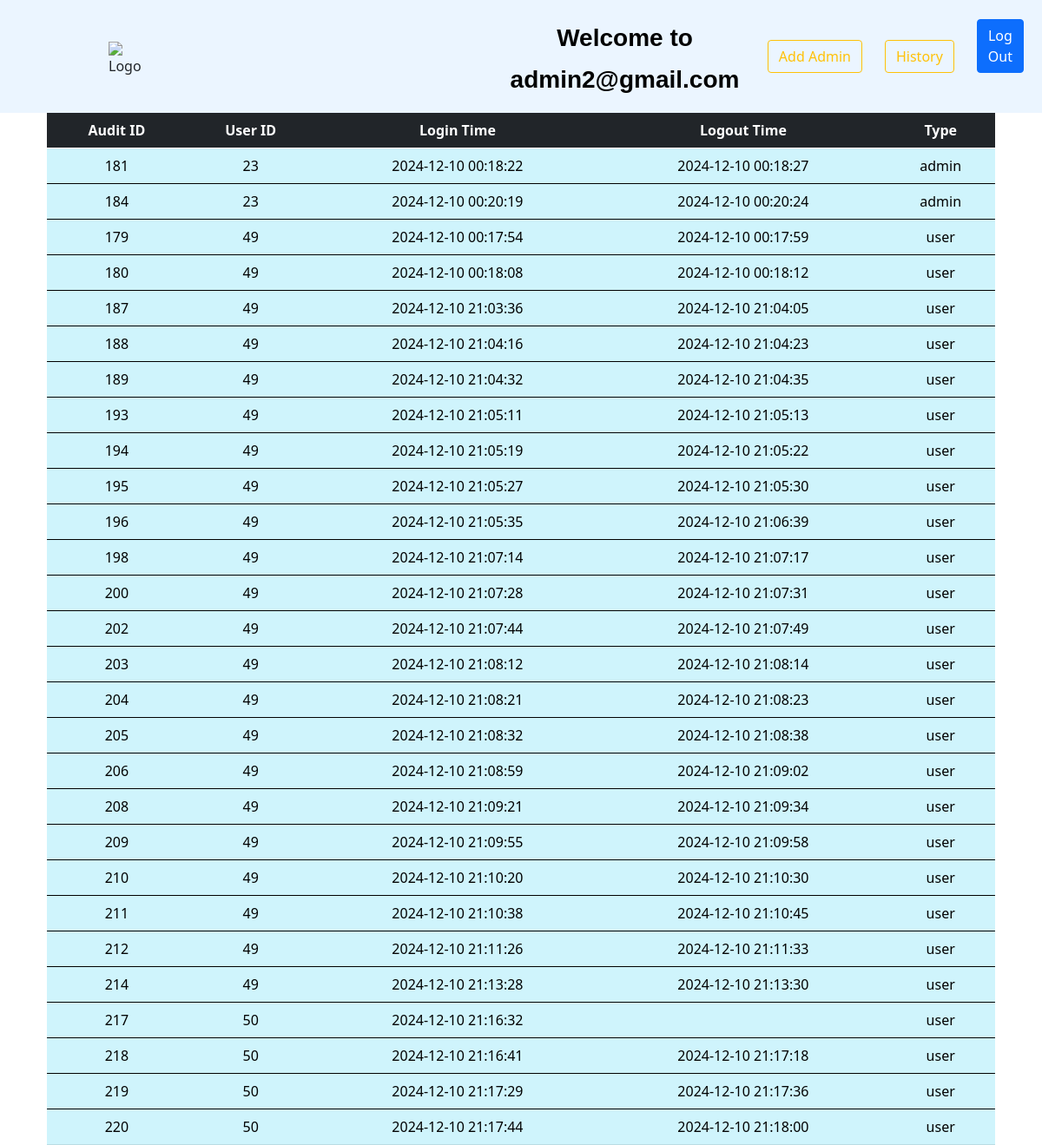
Screenshot of /history2.php (signed in) with the database file from the repository.
### tables this page shows
CREATE TABLE `audit_table` (
  `login_id` int(11) NOT NULL,
  `u_id` int(11) NOT NULL,
  `login_time` datetime NOT NULL,
  `type` varchar(20) NOT NULL,
  `logout_time` datetime DEFAULT NULL
);

### history2.php (the view, shortened to what this page needs)
<!DOCTYPE html>
<html lang="en">
<head>
    <link rel="stylesheet" href="sty.css" />
    <link href="https://cdn.jsdelivr.net/npm/bootstrap@5.3.3/dist/css/bootstrap.min.css" rel="stylesheet">
</head>
<body>
<div class="c">
<?php
include "adminheader.php";
include "conn.php";
$qry = "SELECT * FROM audit_table ORDER BY u_id ASC, login_id ASC";
$rs = mysqli_query($con, $qry);
if ($rs) {
    echo "<div class='container mt-4'>";
    echo "<table class='table table-info table-hover text-center'>";
    echo "<thead class='table table-dark'><tr><th>Audit ID</th><th>User ID</th><th>Login Time</th><th>Logout Time</th><th>Type</th></tr></thead>";
    while ($val = mysqli_fetch_assoc($rs)) {
        echo "<tbody><tr>";
        echo "<td>".$val["login_id"]."</td>";
        echo "<td>".$val["u_id"]."</td>";
        echo "<td>".$val["login_time"]."</td>";
        echo "<td>".$val["logout_time"]."</td>";
        echo "<td>".$val["type"]."</td>";
        echo "</tr></tbody>";
    }
    echo "</table></div>";
} else {
    echo "Error executing query: " . mysqli_error($con);
}
?>
</div>
</body>
</html>

### adminheader.php (shortened to what this page needs)
<!DOCTYPE html>
<html lang="en">
<head>
    <?php include("links.php"); ?>
</head>
<body>
    <div class="header">
        <div class="logo">
            <img src="./image/logo2.png" alt="Logo">
        </div>
        <h1 style="text-align: center; font-family: 'Arial', sans-serif; font-weight: bold; color: #333; margin-top: -20px;margin-left: 425px">
    <span style="color: black; font-size: 28px;">
        Welcome to  <?php echo htmlspecialchars($_SESSION['adminloginid'] ?? ''); ?>
    </span>
</h1>
        <div class="nav">
        <div class="btn">
                <a href="admin_register.php">
                    <button type="button" class="btn btn-outline-warning">Add Admin</button>
                </a>
            </div>
            <div class="btn">
                <a href="history2.php">
                    <button type="button" class="btn btn-outline-warning">History</button>
                </a>
            </div>
        </div>
        <form method="post">
        <div class="btn">
    <button class="btn btn-primary me-md-2" name="out" type="submit">
        <a href="logout2.php" class="logout-link">Log Out</a>
    </button>
</div>
        </form>
    </div>
</body>
</html>

### links.php (shortened to what this page needs)
<link rel="stylesheet" href="sty.css" />
    <link href="https://cdn.jsdelivr.net/npm/bootstrap@5.3.3/dist/css/bootstrap.min.css" rel="stylesheet">
    <link href="https://cdn.jsdelivr.net/npm/bootstrap@5.0.2/dist/css/bootstrap.min.css" rel="stylesheet">

### sty.css (style rules this page uses)
* { margin: 0; padding: 0; }
html body { height: 100%; }
body { display: flex; flex-direction: column; }
.header { display: flex; padding: 15px 0; z-index: 10; height: 130px; width: 100%; background-color: #ebf5ff; position: fixed; top: 0; }
.logo { margin-left: 25px; width: 400px; height: 120px; align-content: center; background-size: cover; }
img { padding-left: 100px; margin-bottom: 15px; }
.nav { width: 1520px; display: flex; align-items: center; justify-content: flex-end; }
h1 { padding-top: 20px; text-align: center; font-size: 35px; font: optional; font-family: 'Lucida Sans', 'Lucida Sans Regular', 'Lucida Grande', 'Lucida Sans Unicode', Geneva, Verdana, sans-serif; font-weight: bold; }
.container { margin-top: 25px; height: 300px; display: flex; justify-content: center; gap: 10; }
body { font-family: Arial, sans-serif; margin: 0; padding: 0; background-color: #f4f4f4; }

### history2.php (style rules this page uses)
.c { justify-content: center; align-items: center; min-height: 100vh; }

### adminheader.php (style rules this page uses)
.logout-link { text-decoration: none; color: inherit; }

### rows the page displays
audit_table: login_id "181", u "23", login_time "2024-12-10 00:18:22", logout_time "2024-12-10 00:18:27", type "admin"
audit_table: login_id "184", u "23", login_time "2024-12-10 00:20:19", logout_time "2024-12-10 00:20:24", type "admin"
audit_table: login_id "179", u "49", login_time "2024-12-10 00:17:54", logout_time "2024-12-10 00:17:59", type "user"
audit_table: login_id "180", u "49", login_time "2024-12-10 00:18:08", logout_time "2024-12-10 00:18:12", type "user"
audit_table: login_id "187", u "49", login_time "2024-12-10 21:03:36", logout_time "2024-12-10 21:04:05", type "user"
audit_table: login_id "188", u "49", login_time "2024-12-10 21:04:16", logout_time "2024-12-10 21:04:23", type "user"
audit_table: login_id "189", u "49", login_time "2024-12-10 21:04:32", logout_time "2024-12-10 21:04:35", type "user"
audit_table: login_id "193", u "49", login_time "2024-12-10 21:05:11", logout_time "2024-12-10 21:05:13", type "user"
audit_table: login_id "194", u "49", login_time "2024-12-10 21:05:19", logout_time "2024-12-10 21:05:22", type "user"
audit_table: login_id "195", u "49", login_time "2024-12-10 21:05:27", logout_time "2024-12-10 21:05:30", type "user"
audit_table: login_id "196", u "49", login_time "2024-12-10 21:05:35", logout_time "2024-12-10 21:06:39", type "user"
audit_table: login_id "198", u "49", login_time "2024-12-10 21:07:14", logout_time "2024-12-10 21:07:17", type "user"
audit_table: login_id "200", u "49", login_time "2024-12-10 21:07:28", logout_time "2024-12-10 21:07:31", type "user"
audit_table: login_id "202", u "49", login_time "2024-12-10 21:07:44", logout_time "2024-12-10 21:07:49", type "user"
audit_table: login_id "203", u "49", login_time "2024-12-10 21:08:12", logout_time "2024-12-10 21:08:14", type "user"
audit_table: login_id "204", u "49", login_time "2024-12-10 21:08:21", logout_time "2024-12-10 21:08:23", type "user"
audit_table: login_id "205", u "49", login_time "2024-12-10 21:08:32", logout_time "2024-12-10 21:08:38", type "user"
audit_table: login_id "206", u "49", login_time "2024-12-10 21:08:59", logout_time "2024-12-10 21:09:02", type "user"
audit_table: login_id "208", u "49", login_time "2024-12-10 21:09:21", logout_time "2024-12-10 21:09:34", type "user"
audit_table: login_id "209", u "49", login_time "2024-12-10 21:09:55", logout_time "2024-12-10 21:09:58", type "user"
audit_table: login_id "210", u "49", login_time "2024-12-10 21:10:20", logout_time "2024-12-10 21:10:30", type "user"
audit_table: login_id "211", u "49", login_time "2024-12-10 21:10:38", logout_time "2024-12-10 21:10:45", type "user"
audit_table: login_id "212", u "49", login_time "2024-12-10 21:11:26", logout_time "2024-12-10 21:11:33", type "user"
audit_table: login_id "214", u "49", login_time "2024-12-10 21:13:28", logout_time "2024-12-10 21:13:30", type "user"
audit_table: login_id "217", u "50", login_time "2024-12-10 21:16:32", type "user"
audit_table: login_id "218", u "50", login_time "2024-12-10 21:16:41", logout_time "2024-12-10 21:17:18", type "user"
audit_table: login_id "219", u "50", login_time "2024-12-10 21:17:29", logout_time "2024-12-10 21:17:36", type "user"
audit_table: login_id "220", u "50", login_time "2024-12-10 21:17:44", logout_time "2024-12-10 21:18:00", type "user"

### other values shown
$_SESSION['adminloginid'] "admin2@gmail.com"
